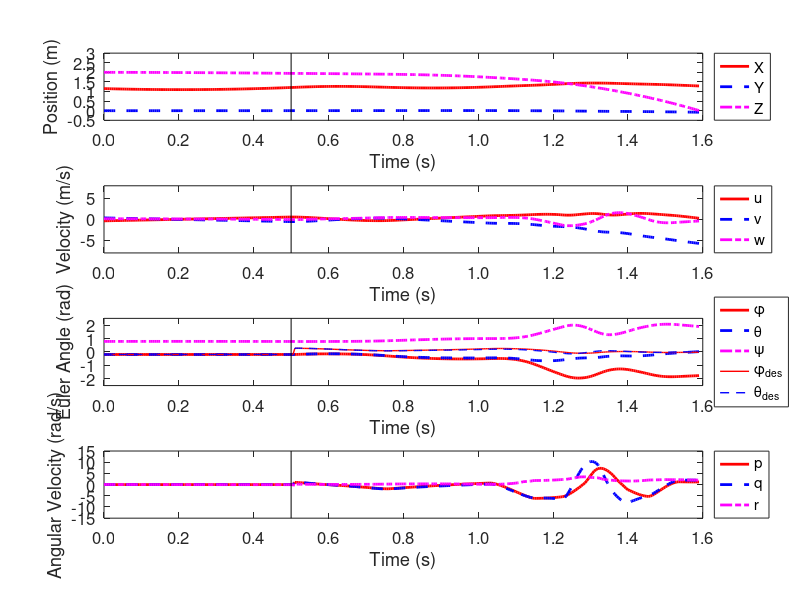

Reproduce this figure in MATLAB.
% figure('Position',[580 50 1250 895]);
% % figure();

% load('fig_response_A.mat');
% end_idx = 260; %Case A
% end_idx_ct = 10711;

load('fig_response_B.mat');
end_idx = 319;
end_idx_ct = 13151;

t_ct = t_ct(1:end_idx_ct);
defl1_ct = defl1_ct(1:end_idx_ct);
defl2_ct = defl2_ct(1:end_idx_ct);
defl3_ct = defl3_ct(1:end_idx_ct);
defl4_ct = defl4_ct(1:end_idx_ct);
ttotal = ttotal(1:end_idx);
Xtotal = Xtotal(1:end_idx,:);
roll_hist = roll_hist(1:end_idx,:);
pitch_hist = pitch_hist(1:end_idx,:);
yaw_hist = yaw_hist(1:end_idx,:);
rolldes_hist = rolldes_hist(1:end_idx,:);
pitchdes_hist = pitchdes_hist(1:end_idx,:);


% %A & B
x_range = [0 1.6];
defl_range = [0 0.1];
Fn_range = [0 15];
v_range = [-8 8];
w_range = [-15 15];
r_range = [-0.5 3];
angle_range = [-2.5 2.5];
tick_space = 0.2;

% %defl figure
% figure();
% plot(t_ct,defl1_ct,'-','Color',[0 102 0]/256,'LineWidth',2);
% hold on;
% plot(t_ct,defl2_ct,'b--','LineWidth',2);
% plot(t_ct,defl3_ct,'m-','LineWidth',2);
% plot(t_ct,defl4_ct,'r--','LineWidth',2);
% xlabel('Time (s)');
% ylabel('\delta (m)');
% str = {'$$ i = 1 $$', '$$ i = 2 $$', '$$ i = 3 $$', '$$ i = 4 $$'};
% legend(str, 'Interpreter','latex', 'Location','NW')
% set(gca,'LineWidth',0.75','FontSize',12);
% xlim(x_range);
% ylim(defl_range);
% set(gca,'XTick',x_range(1):tick_space:x_range(2));
% set(gca,'XTickLabel',sprintf('%3.1f|',x_range(1):tick_space:x_range(2)));
% 
% 
figure('Position',[1190 80 560 870]);
subplot(4,1,1);
plot(ttotal,Xtotal(:,7),'r-','LineWidth',2);
hold on;
plot(ttotal,Xtotal(:,8),'b--','LineWidth',2);
plot(ttotal,Xtotal(:,9),'m-.','LineWidth',2);
plot([0.5 0.5],r_range,'k','LineWidth',0.5);
xlabel('Time (s)');
ylabel('Position (m)');
legend('X','Y','Z','Location','eastoutside');
set(gca,'LineWidth',0.75','FontSize',12);
xlim(x_range);
ylim(r_range);
set(gca,'XTick',x_range(1):tick_space:x_range(2));
set(gca,'XTickLabel',sprintf('%3.1f|',x_range(1):tick_space:x_range(2)));

subplot(4,1,2);
plot(ttotal,Xtotal(:,1),'r-','LineWidth',2);
hold on;
plot(ttotal,Xtotal(:,2),'b--','LineWidth',2);
plot(ttotal,Xtotal(:,3),'m-.','LineWidth',2);
plot([0.5 0.5],v_range,'k','LineWidth',0.5);
xlabel('Time (s)');
ylabel('Velocity (m/s)');
legend1 = sprintf('\\bfv\\rm_{CX} = 0.50 \\pm 5%% (m/s)');
legend('u','v','w','Location','eastoutside');
set(gca,'LineWidth',0.75','FontSize',12);
xlim(x_range);
ylim(v_range);
set(gca,'XTick',x_range(1):tick_space:x_range(2));
set(gca,'XTickLabel',sprintf('%3.1f|',x_range(1):tick_space:x_range(2)));

subplot(4,1,3);
plot(ttotal,roll_hist,'r-','LineWidth',2);
hold on;
plot(ttotal,pitch_hist,'b--','LineWidth',2);
plot(ttotal,yaw_hist,'m-.','LineWidth',2);
plot(ttotal,rolldes_hist,'r-','LineWidth',1);
plot(ttotal,pitchdes_hist,'b--','LineWidth',1);
plot([0.5 0.5],angle_range,'k','LineWidth',0.5);
xlabel('Time (s)');
ylabel('Euler Angle (rad)');
legend('\phi','\theta','\psi','\phi_{des}','\theta_{des}','Location','eastoutside');
set(gca,'LineWidth',0.75','FontSize',12);
xlim(x_range);
ylim(angle_range);
set(gca,'XTick',x_range(1):tick_space:x_range(2));
set(gca,'XTickLabel',sprintf('%3.1f|',x_range(1):tick_space:x_range(2)));

subplot(4,1,4);
plot(ttotal,Xtotal(:,4),'r-','LineWidth',2);
hold on;
plot(ttotal,Xtotal(:,5),'b--','LineWidth',2);
plot(ttotal,Xtotal(:,6),'m-.','LineWidth',2);
plot([0.5 0.5],w_range,'k','LineWidth',0.5);
xlabel('Time (s)');
ylabel('Angular Velocity (rad/s)');
legend('p','q','r','Location','eastoutside');
set(gca,'LineWidth',0.75','FontSize',12);
xlim(x_range);
ylim(w_range);
set(gca,'XTick',x_range(1):tick_space:x_range(2));
set(gca,'XTickLabel',sprintf('%3.1f|',x_range(1):tick_space:x_range(2)));

